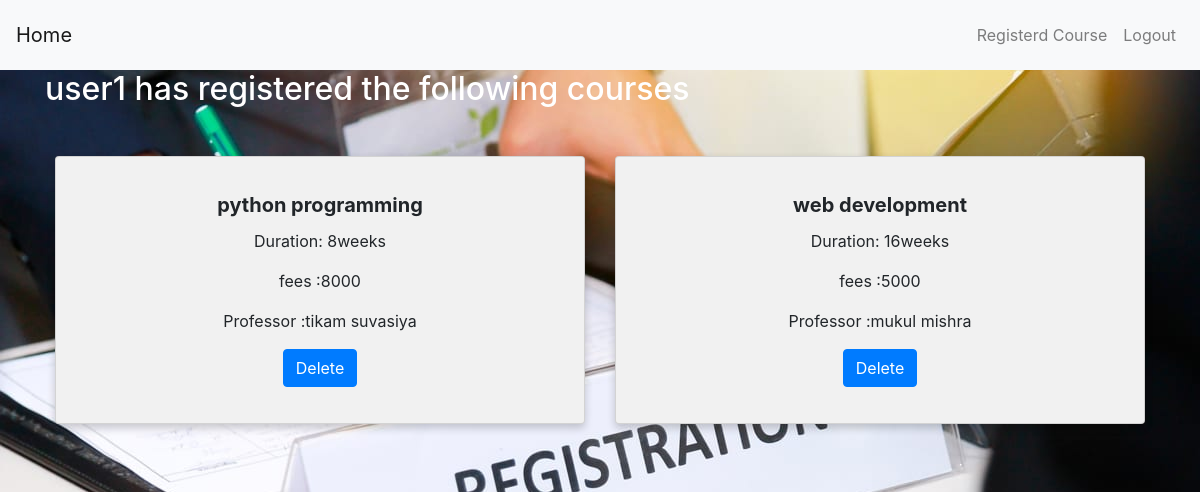
Page /registered_course/ (signed in) on the committed database.
### course_registration/models.py (models this page shows, shortened)
class UserModel(models.Model):
    user = models.ForeignKey(User, on_delete=models.CASCADE)
    course = models.ForeignKey(Course_Registration, on_delete=models.CASCADE)

class Course_Registration(models.Model):
    professor = models.CharField(max_length=22,default=None)
    course_name = models.CharField(max_length=25,default=None)
    course_validity = models.IntegerField(default=None)
    fees = models.IntegerField(default=None)
    timing = models.DateTimeField(default=None)

### course_registration/views.py (the view)
# urls.py: path('registered_course/',user_view.registered_course,name ='registered_course'),
@login_required
def registered_course(request):
    registered_course = UserModel.objects.filter(user=request.user)
    context={'registered_course':registered_course,}
    return render(request,'course_registration/course_register.html',context)

### course_registration/templates/course_registration/course_register.html (shortened to what this page needs)
{% extends 'course_registration/base.html' %}
{% load crispy_forms_tags %}
{% load static %}
{% block content %}
<html>
<head>
  </head>
<h2>{{request.user}} has registered the following courses </h2>
<div class="row">
  {% for i in registered_course %}
   <div class="col-sm-6">
    <div class="card" style="margin-bottom:40px;">
      <div class="card-body" >
          <h5 class="card-title"><b><center>{{i.course.course_name}}</center></b></h5>
        <p class="card-text">Duration: {{ i.course.course_validity}}weeks</p>
        <p>fees :{{i.course.fees}}</p>
          <p>Professor :{{i.course.professor}}</p>
        <a href="{% url 'course_delete' pk=i.id %}" class="btn btn-primary">Delete</a>
      </div>
    </div>
  </div>
  {% endfor %}
</div>
</html>
{% endblock content %}

### static/css/mystyle.css (style rules this page uses)
* { box-sizing: border-box; }
body { font-family: Arial, Helvetica, sans-serif; }
.row { margin: 0 -5px; }
.row:after { content: ""; display: table; clear: both; }
.card { box-shadow: 0 4px 8px 0 rgba(0, 0, 0, 0.2); padding: 16px; text-align: center; background-color: #f1f1f1; }

### course_registration/templates/course_registration/course_register.html (style rules this page uses)
.row { margin: 0 -5px; }
.row:after { content: ""; display: table; clear: both; }
.card { box-shadow: 0 4px 8px 0 rgba(0, 0, 0, 0.2); padding: 16px; background-color: #f1f1f1; margin-top:40px; }
h2 { color: rgb(255, 255, 255); }

### rows in the picture
UserModel: course.course_name "python programming", course.course_validity "8", course.fees "8000", course.professor "tikam suvasiya"
UserModel: course.course_name "web development", course.course_validity "16", course.fees "5000", course.professor "mukul mishra"

### other values in the picture
{{ request.user }} "user1"
